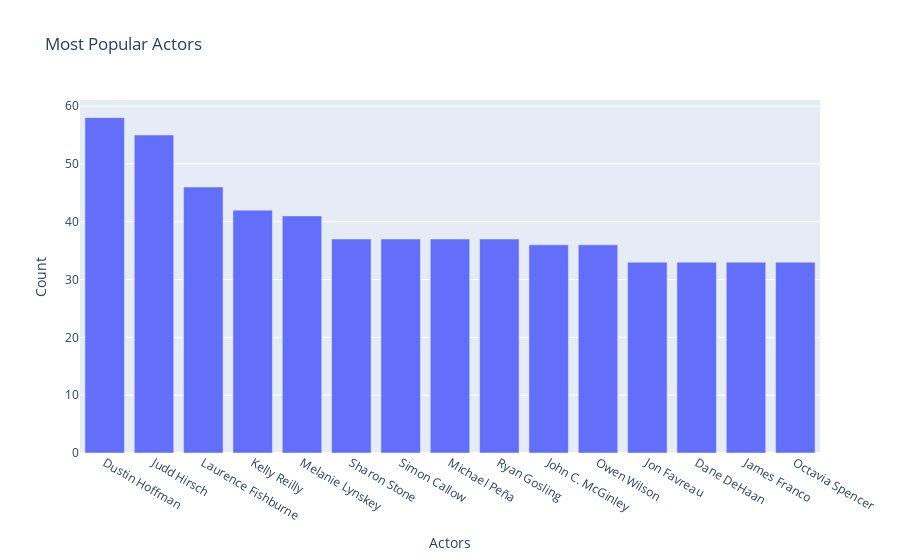

The notebook cell saved with this chart:
### Code cell
fig = px.bar(top_10_act, x='Actors', y='Count',
             title='Most Popular Actors')
fig.show()

### Figure 1 — Plotly figure (JSON) as saved in the notebook; plotly's stock layout.template omitted (floating-point values rounded to 4 significant figures)
{"data": [{"alignmentgroup": "True", "hovertemplate": "Actors=%{x}<br>Count=%{y}<extra></extra>", "legendgroup": "", "marker": {"color": "#636efa", "pattern": {"shape": ""}}, "name": "", "offsetgroup": "", "orientation": "v", "showlegend": false, "textposition": "auto", "type": "bar", "x": ["Dustin Hoffman", "Judd Hirsch", "Laurence Fishburne", "Kelly Reilly", "Melanie Lynskey", "Sharon Stone", "Simon Callow", "Michael Peña", "Ryan Gosling", "John C. McGinley", "Owen Wilson", "Jon Favreau", "Dane DeHaan", "James Franco", "Octavia Spencer"], "xaxis": "x", "y": [58, 55, 46, 42, 41, 37, 37, 37, 37, 36, 36, 33, 33, 33, 33], "yaxis": "y"}], "layout": {"barmode": "relative", "legend": {"tracegroupgap": 0}, "title": {"text": "Most Popular Actors"}, "xaxis": {"anchor": "y", "domain": [0, 1], "title": {"text": "Actors"}}, "yaxis": {"anchor": "x", "domain": [0, 1], "title": {"text": "Count"}}}}
